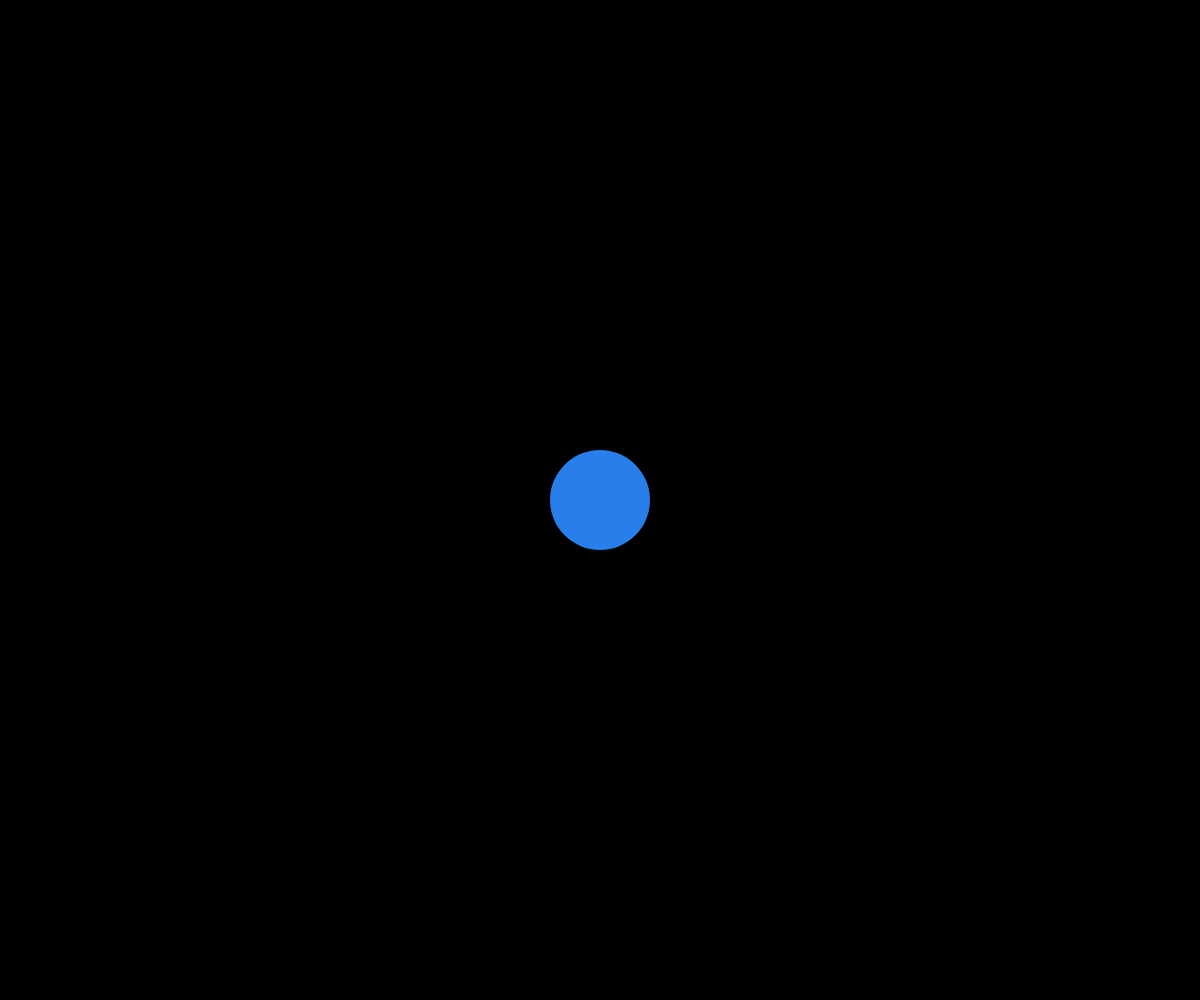
Frame 1 (no input)
Frame 60 (no input): identical to frame 1, image omitted
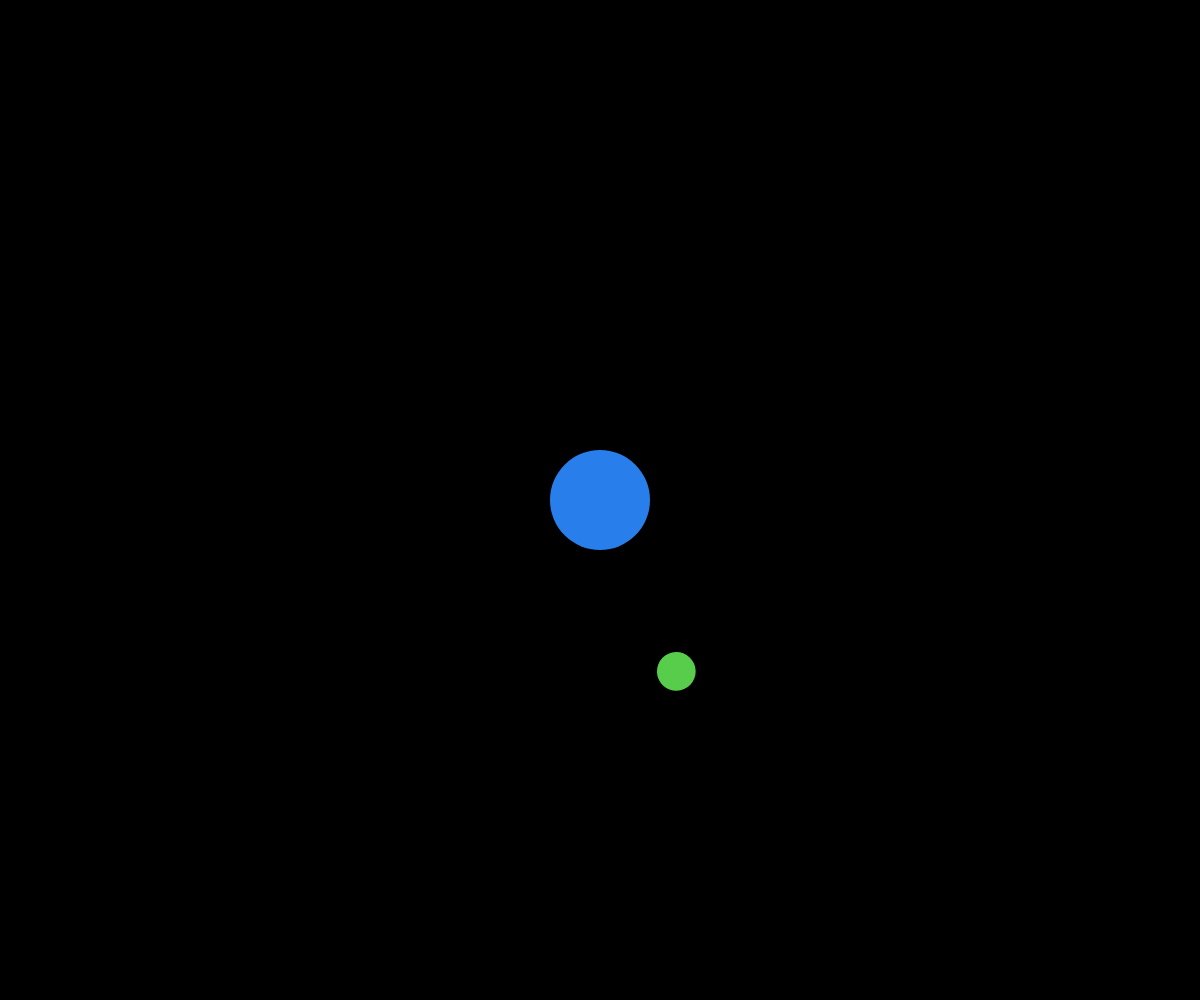
Frame 120 (the mouse pressed at the canvas centre since frame 60)

The p5.js sketch that drew these frames (run headless with seeded random() and noise() and a simulated clock; from frame 60 on, the mouse is pressed at the canvas centre):

// p5.js sketch
// ── sketch.js
// Planets and Moon
// Eliz Vo
// October 17, 2025
// Objects within Objects
// Overwriting Objects, Basic Transform


// Global Variables
let myPlanet;

function setup() {
  createCanvas(windowWidth, windowHeight);
  angleMode(DEGREES);
  myPlanet = new Planet(width/2, height/2);
 
}

function draw() {
  background(0);
  myPlanet.display();
}

function mousePressed(){
  //regular click → add a moon
  //shift click → destroy and reset the moon
  if (keyIsPressed && keyCode === SHIFT){
    myPlanet = new Planet(width/2, height/2);
  }
  else{
    myPlanet.createMoon();
  }
}

function keyPressed(){
  if(keyCode !== SHIFT){
    myPlanet.x = mouseX;
    myPlanet.y = mouseY; 
  }
}


class Planet{
  //constructor
  constructor(x,y){
    this.x = x;   this.y = y;  this.s = 100;
    this.moons = [];
  }

  //class methods

  createMoon(){
    this.moons.push(new Moon(this.x, this.y));
  }

  display(){
    //draw the planet + all of its moons
    noStroke();
    fill(40, 127, 235);
    circle(this.x, this.y, this.s);

    //for the moons
    for (let m of this.moons){
      m.update(this.x, this.y);
    }
  }
}

class Moon{
  constructor(){
    this.speed = random(0.1,1.5);
    this.angle = 0;  this.orbitRadius = random(80,600);
    this.s = random(5,50);
    this.c = color(random(255), random(255), random(255));
  }

  display(x,y){
    push();
    translate(x, y);
    rotate(this.angle);                                              
    noStroke();
    fill(this.c);
    circle(this.orbitRadius, 0, this.s);
    pop();
  }

  move(){
    this.angle += this.speed;
  }

  update(x,y){
    // helper function to handle calling the
    // class methods internally
    this.move();
    this.display(x,y);
  }
}
